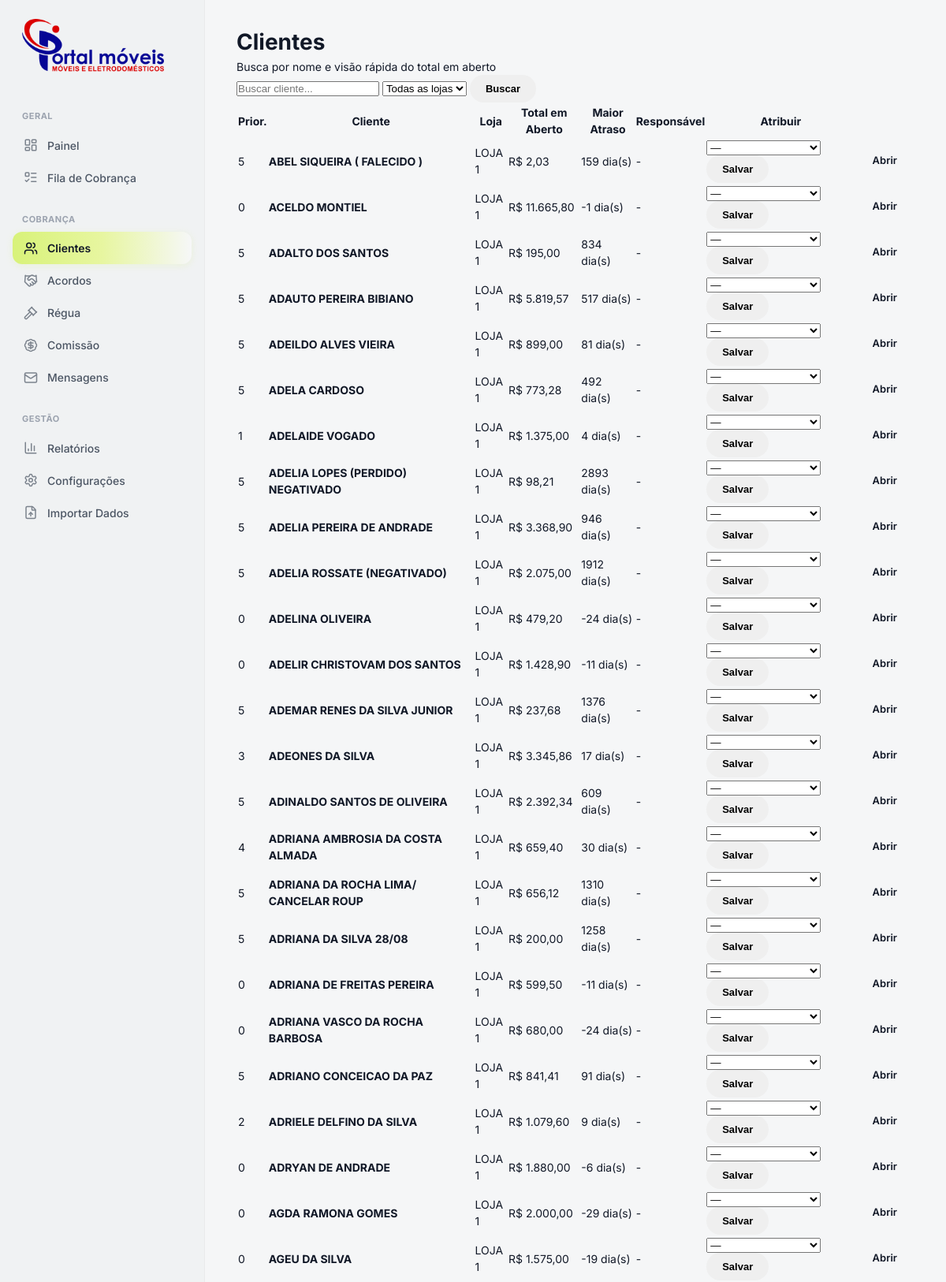
The page /customers (signed in, upper part) on the database its author committed.
### app/main.py (models this page shows)
class Customer(Base):
    __tablename__ = "customers"
    id = Column(Integer, primary_key=True)
    external_key = Column(String(190), unique=True, nullable=False)
    name = Column(String(190), nullable=False)
    cpf_cnpj = Column(String(40), nullable=True)
    whatsapp = Column(String(40), nullable=True)
    store = Column(String(80), nullable=True)
    address = Column(String(255), nullable=True)
    assigned_to_user_id = Column(Integer, ForeignKey("users.id"), nullable=True)
    created_at = Column(DateTime, default=datetime.utcnow)
    updated_at = Column(DateTime, default=datetime.utcnow)
    assigned_to = relationship("User")
    installments = relationship("Installment", back_populates="customer", cascade="all, delete-orphan")
    actions = relationship("CollectionAction", back_populates="customer", cascade="all, delete-orphan")

### app/main.py (the view)
@app.get("/customers", response_class=HTMLResponse)
def customers_page(request: Request, q: str = "", store: str = "", db: Session = Depends(get_db)):
    user = require_login(request, db)
    query = db.query(Customer)
    if user.role == "COBRANCA" and user.store:
        query = query.filter(Customer.store == user.store)
    if store:
        query = query.filter(Customer.store == store)
    if q.strip():
        s = f"%{q.strip()}%"
        query = query.filter(Customer.name.ilike(s))
    customers = query.order_by(Customer.name.asc()).limit(300).all()
    rows = []
    for c in customers:
        insts = [i for i in c.installments if i.status == "ABERTA" and Decimal(i.open_amount) > 0]
        if insts:
            max_over = max(days_overdue(i.due_date) for i in insts)
            total_open = sum(Decimal(i.open_amount) for i in insts)
        else:
            max_over, total_open = 0, Decimal("0")
        rows.append({"c": c, "max_over": max_over, "total_open": total_open, "prio": bucket_priority(max_over)})
    users = db.query(User).filter(User.active == True).order_by(User.name.asc()).all() if user.role == "ADMIN" else []
    return render("customers.html", request=request, user=user, title="Clientes",
                  rows=rows, q=q, store=store, stores=stores_list(db), users=users)

### app/templates/customers.html (shortened to what this page needs)
{% extends "layout.html" %}
{% block content %}
<div class="card">
  <div class="card-header">
    <div>
      <h1>Clientes</h1>
      <p class="muted small">Busca por nome e visão rápida do total em aberto</p>
    </div>
  </div>
  <form method="get" action="/customers" class="filters">
    <input name="q" placeholder="Buscar cliente..." value="{{ q }}">
    <select name="store">
      <option value="">Todas as lojas</option>
    </select>
    <button class="btn" type="submit">Buscar</button>
  </form>
  <div class="table-wrap">
    <table class="table">
      <thead>
        <tr>
          <th>Prior.</th>
          <th>Cliente</th>
          <th>Loja</th>
          <th>Total em Aberto</th>
          <th>Maior Atraso</th>
          <th>Responsável</th>
          {% if user.role == "ADMIN" %}<th>Atribuir</th>{% endif %}
          <th></th>
        </tr>
      </thead>
      <tbody>
        {% for r in rows %}
        <tr>
          <td><span class="pill p{{ r.prio }}">{{ r.prio }}</span></td>
          <td><b>{{ r.c.name }}</b></td>
          <td class="muted">{{ r.c.store or "-" }}</td>
          <td>R$ {{ "{:,.2f}".format(r.total_open).replace(",", "X").replace(".", ",").replace("X", ".") }}</td>
          <td>{{ r.max_over }} dia(s)</td>
          <td class="muted">{{ r.c.assigned_to.name if r.c.assigned_to else "-" }}</td>
          {% if user.role == "ADMIN" %}
          <td>
            <form method="post" action="/customers/{{ r.c.id }}/assign" class="inline">
              <select name="assigned_to_user_id">
                <option value="0">—</option>
              </select>
              <button class="btn small" type="submit">Salvar</button>
            </form>
          </td>
          {% endif %}
          <td><a class="btn small" href="/customers/{{ r.c.id }}">Abrir</a></td>
        </tr>
        {% endfor %}
      </tbody>
    </table>
  </div>
</div>
{% endblock %}

### app/static/css/app.css (style rules this page uses)
:root { --bg: #F5F6F7; --sidebar-bg: #F0F2F3; --surface: #FFFFFF; --primary: #D8F279; --primary-hover: #CBEF6A; --primary-text: #3F4D22; --grad-primary: linear-gradient(90deg, #D8F279 0%, #E7F6A0 50%, rgba(255, 255, 255, 0.4) 100%); --grad-hover: linear-gradient(90deg, #CBEF6A 0%, #D8F279 100%); --success: #7CCF7A; --success-bg: #E8F9E8; --warning: #F2C94C; --warning-bg: #FFF8E1; --danger: #E76F51; --danger-bg: #FDECE8; --text: #111827; --text-2: #4B5563; --text-3: #9CA3AF; --font-main: 'Inter', system-ui, sans-serif; --border: rgba(0, 0, 0, 0.05); --shadow-card: 0 4px 20px rgba(0, 0, 0, 0.03); --shadow-float: 0 10px 30px rgba(0, 0, 0, 0.05); --sidebar-w: 260px; --topbar-h: 70px; --radius-sm: 8px; --radius-md: 12px; --radius-lg: 18px; --ease: cubic-bezier(0.2, 0.8, 0.2, 1); }
*, *::before, *::after { box-sizing: border-box; margin: 0; padding: 0 }
html { -webkit-font-smoothing: antialiased; }
body { font-family: var(--font-main); background: var(--bg); color: var(--text); font-size: 14px; line-height: 1.5; }
a { text-decoration: none; color: inherit; transition: all .2s }
.btn { display: inline-flex; align-items: center; gap: 8px; padding: 10px 20px; border-radius: 50px; font-size: 13px; font-weight: 600; cursor: pointer; border: none; transition: transform .1s; }

### rows shown on the page
Customer: c.name "ABEL SIQUEIRA ( FALECIDO )", c "LOJA 1"
Customer: c.name "ACELDO MONTIEL", c "LOJA 1"
Customer: c.name "ADALTO DOS SANTOS", c "LOJA 1"
Customer: c.name "ADAUTO PEREIRA BIBIANO", c "LOJA 1"
Customer: c.name "ADEILDO ALVES VIEIRA", c "LOJA 1"
Customer: c.name "ADELA CARDOSO", c "LOJA 1"
Customer: c.name "ADELAIDE VOGADO", c "LOJA 1"
Customer: c.name "ADELIA LOPES (PERDIDO) NEGATIVADO", c "LOJA 1"
Customer: c.name "ADELIA PEREIRA DE ANDRADE", c "LOJA 1"
Customer: c.name "ADELIA ROSSATE (NEGATIVADO)", c "LOJA 1"
Customer: c.name "ADELINA OLIVEIRA", c "LOJA 1"
Customer: c.name "ADELIR CHRISTOVAM DOS SANTOS", c "LOJA 1"
Customer: c.name "ADEMAR RENES DA SILVA JUNIOR", c "LOJA 1"
Customer: c.name "ADEONES DA SILVA", c "LOJA 1"
Customer: c.name "ADINALDO SANTOS DE OLIVEIRA", c "LOJA 1"
Customer: c.name "ADRIANA AMBROSIA DA COSTA ALMADA", c "LOJA 1"
Customer: c.name "ADRIANA DA ROCHA LIMA/ CANCELAR ROUP", c "LOJA 1"
Customer: c.name "ADRIANA DA SILVA 28/08", c "LOJA 1"
Customer: c.name "ADRIANA DE FREITAS PEREIRA", c "LOJA 1"
Customer: c.name "ADRIANA VASCO DA ROCHA BARBOSA", c "LOJA 1"
Customer: c.name "ADRIANO CONCEICAO DA PAZ", c "LOJA 1"
Customer: c.name "ADRIELE DELFINO DA SILVA", c "LOJA 1"
Customer: c.name "ADRYAN DE ANDRADE", c "LOJA 1"
Customer: c.name "AGDA RAMONA GOMES", c "LOJA 1"
Customer: c.name "AGEU DA SILVA", c "LOJA 1"

### other values the page prints
{{ r.prio }} "5" "0" "5" "5" "5" "5" "1" "5" "5" "5" "0" "0" "5" "3" "5" "4" "5" "5" "0" "0" "5" "2" "0" "0" "0"
{{ r.max_over }} "159" "-1" "834" "517" "81" "492" "4" "2893" "946" "1912" "-24" "-11" "1376" "17" "609" "30" "1310" "1258" "-11" "-24" "91" "9" "-6" "-29" "-19"
{{ r.c.assigned_to.name if r.c.assigned_to else "-" }} "-" "-" "-" "-" "-" "-" "-" "-" "-" "-" "-" "-" "-" "-" "-" "-" "-" "-" "-" "-" "-" "-" "-" "-" "-"
